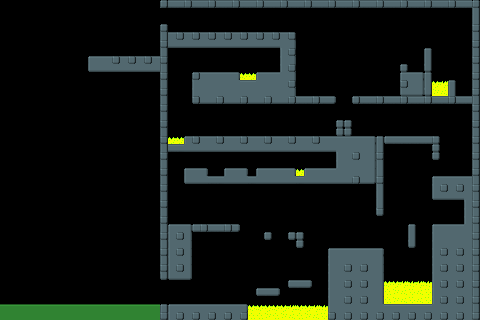

Below is a game level as drawn by its tile map, then a one-line description and the .tmx that defines it (tile-layer data replaced by summaries):
An orthogonal 60x40 tile map with 8x8 px tiles, 3 tile layers (tiles 1, tiles 2, tiles front) and 71 objects (23x fixture, 16x bumper, 11x enemy_slug_floor, 6x enemy_standing_alien, 6x death_zone, ...).

<map version="1.0" orientation="orthogonal" renderorder="right-down" width="60" height="40" tilewidth="8" tileheight="8" nextobjectid="121">
 <tileset firstgid="1" name="tiles-retro" tilewidth="8" tileheight="8" tilecount="1024" columns="32">
  <image source="tiles-retro.png" width="256" height="256" />
 </tileset>
 <layer name="tiles 1" width="60" height="40">
  <data>[2400 cells, 637 non-empty, 18 distinct tile ids]</data>
 </layer>
 <layer name="tiles 2" width="60" height="40">
  <data>[2400 cells, 130 non-empty, 3 distinct tile ids]</data>
 </layer>
 <layer name="tiles front" width="60" height="40">
  <data>[2400 cells, 47 non-empty, 8 distinct tile ids]</data>
 </layer>
 <objectgroup name="collisions">
  <object id="17" name="env" type="object" x="0" y="304" width="248" height="16" />
  <object id="18" name="ground" type="fixture" x="256" y="288" width="24" height="8">
   <properties>
    <property name="body" value="env" />
   </properties>
  </object>
  <object id="19" name="ground" type="fixture" x="288" y="280" width="24" height="8">
   <properties>
    <property name="body" value="env" />
   </properties>
  </object>
  <object id="20" name="ground" type="fixture" x="328" y="248" width="56" height="72">
   <properties>
    <property name="body" value="env" />
   </properties>
  </object>
  <object id="22" name="ground" type="fixture" x="432" y="224" width="48" height="96">
   <properties>
    <property name="body" value="env" />
   </properties>
  </object>
  <object id="23" name="ground" type="fixture" x="464" y="200" width="16" height="24">
   <properties>
    <property name="body" value="env" />
   </properties>
  </object>
  <object id="24" name="ground" type="fixture" x="384" y="304" width="48" height="16">
   <properties>
    <property name="body" value="env" />
   </properties>
  </object>
  <object id="25" name="ground" type="fixture" x="408" y="224" width="8" height="24">
   <properties>
    <property name="body" value="env" />
   </properties>
  </object>
  <object id="29" name="ground" type="fixture" x="376" y="184">
   <properties>
    <property name="body" value="env" />
   </properties>
   <polyline points="0,0 -192,0 -192,-16 -168,-16 -168,-8 -152,-8 -152,-16 -128,-16 -128,-8 -120,-8 -120,-16 -80,-16 -80,-8 -72,-8 -72,-16 -40,-16 -40,-32 0,-32 0,0" />
  </object>
  <object id="30" name="ground" type="fixture" x="336" y="120" width="16" height="16">
   <properties>
    <property name="body" value="env" />
   </properties>
  </object>
  <object id="34" name="ground" type="fixture" x="472" y="0" width="8" height="176">
   <properties>
    <property name="body" value="env" />
   </properties>
  </object>
  <object id="35" name="ground" type="fixture" x="160" y="24" width="8" height="256">
   <properties>
    <property name="body" value="env" />
   </properties>
  </object>
  <object id="36" name="ground" type="fixture" x="168" y="224" width="72" height="8">
   <properties>
    <property name="body" value="env" />
   </properties>
  </object>
  <object id="37" name="ground" type="fixture" x="168" y="232" width="24" height="48">
   <properties>
    <property name="body" value="env" />
   </properties>
  </object>
  <object id="38" name="ground" type="fixture" x="88" y="56" width="72" height="16">
   <properties>
    <property name="body" value="env" />
   </properties>
  </object>
  <object id="39" name="ground" type="fixture" x="160" y="0" width="312" height="8">
   <properties>
    <property name="body" value="env" />
   </properties>
  </object>
  <object id="40" name="ground" type="fixture" x="472" y="104">
   <properties>
    <property name="body" value="env" />
   </properties>
   <polyline points="0,0 -120,0 -120,-8 -72,-8 -72,-40 -64,-40 -64,-32 -48,-32 -48,-56 -40,-56 -40,-8 -24,-8 -24,-24 -16,-24 -16,-8 0,-8 0,0" />
  </object>
  <object id="43" name="ground" type="fixture" x="296" y="240">
   <properties>
    <property name="body" value="env" />
   </properties>
   <polyline points="0,0 -8,0 -8,-8 8,-8 8,8 0,8 0,0" />
  </object>
  <object id="45" name="ground" type="fixture" x="264" y="232" width="8" height="8">
   <properties>
    <property name="body" value="env" />
   </properties>
  </object>
  <object id="62" name="ground" type="fixture" x="352" y="152">
   <properties>
    <property name="body" value="env" />
   </properties>
   <polyline points="0,0 24,0 24,64 32,64 32,-8 80,-8 80,8 88,8 88,-16 0,-16 0,0" />
  </object>
  <object id="83" name="ground" type="fixture" x="336" y="152">
   <properties>
    <property name="body" value="env" />
   </properties>
   <polyline points="0,0 0,-16 -152,-16 -152,-8 -168,-8 -168,0 0,0" />
  </object>
  <object id="87" name="ground" type="fixture" x="296" y="96" width="40" height="8">
   <properties>
    <property name="body" value="env" />
   </properties>
  </object>
  <object id="89" name="ground" type="fixture" x="288" y="104">
   <properties>
    <property name="body" value="env" />
   </properties>
   <polyline points="0,0 0,-8 8,-8 8,-72 -120,-72 -120,-56 -8,-56 -8,-32 -32,-32 -32,-24 -48,-24 -48,-32 -96,-32 -96,0 0,0 8,0" />
  </object>
  <object id="101" name="ground" type="fixture" x="480" y="176">
   <properties>
    <property name="body" value="env" />
   </properties>
   <polyline points="0,0 0,8 -8,8 -8,0 -48,0 -48,24 0,24 0,8" />
  </object>
 </objectgroup>
 <objectgroup name="entities">
  <object id="2" name="player_ship" x="222.727" y="125.636" width="8" height="8" />
  <object id="3" name="chibi_ice_cream" x="320" y="160" width="8" height="8" />
  <object id="4" name="chibi_ice_cream" x="456" y="216" width="8" height="8" />
  <object id="5" name="chibi_ice_cream" x="464" y="88" width="8" height="8" />
  <object id="6" name="chibi_ice_cream" x="264" y="64" width="8" height="8" />
  <object id="7" name="chibi_ice_cream" x="112" y="48" width="8" height="8" />
  <object id="8" name="enemy_standing_alien" x="352" y="240" width="8" height="8" />
  <object id="10" name="enemy_standing_alien" x="264" y="160" width="8" height="8" />
  <object id="11" name="enemy_turret_floor" x="432" y="216" width="8" height="8" />
  <object id="12" name="enemy_standing_alien" x="288" y="128" width="8" height="8" />
  <object id="13" name="enemy_standing_alien" x="424" y="40" width="8" height="8" />
  <object id="14" name="enemy_standing_alien" x="208" y="64" width="8" height="8" />
  <object id="15" name="enemy_turret_floor" x="216" y="24" width="8" height="8" />
  <object id="46" name="enemy_standing_alien" x="208" y="216" width="8" height="8" />
  <object id="49" name="death_zone" x="248" y="308.727" width="80" height="11.2727" />
  <object id="51" name="death_zone" x="384" y="284.909" width="48" height="19.0909" />
  <object id="52" name="death_zone" x="296" y="171.818" width="8" height="4.18182" />
  <object id="54" name="death_zone" x="168" y="139.273" width="16" height="4.72727" />
  <object id="55" name="death_zone" x="240" y="75.8182" width="16" height="4.18182" />
  <object id="56" name="death_zone" x="432" y="84.3636" width="16" height="11.6364" />
  <object id="66" name="enemy_slug_floor" x="144" y="296" width="8" height="8" />
  <object id="75" name="enemy_slug_floor" x="200" y="128" width="8" height="8" />
  <object id="78" name="enemy_slug_floor" x="264" y="280" width="8" height="8" />
  <object id="79" name="enemy_slug_floor" x="296" y="272" width="8" height="8" />
  <object id="80" name="enemy_slug_floor" x="360" y="240" width="8" height="8" />
  <object id="91" name="enemy_slug_floor" x="368" y="128" width="8" height="8" />
  <object id="92" name="enemy_slug_floor" x="408" y="128" width="8" height="8" />
  <object id="93" name="enemy_slug_floor" x="392" y="128" width="8" height="8" />
  <object id="94" name="enemy_slug_floor" x="320" y="88" width="8" height="8" />
  <object id="95" name="enemy_slug_floor" x="264" y="128" width="8" height="8" />
  </objectgroup>
</map>
<!-- 17 of 71 objects omitted -->